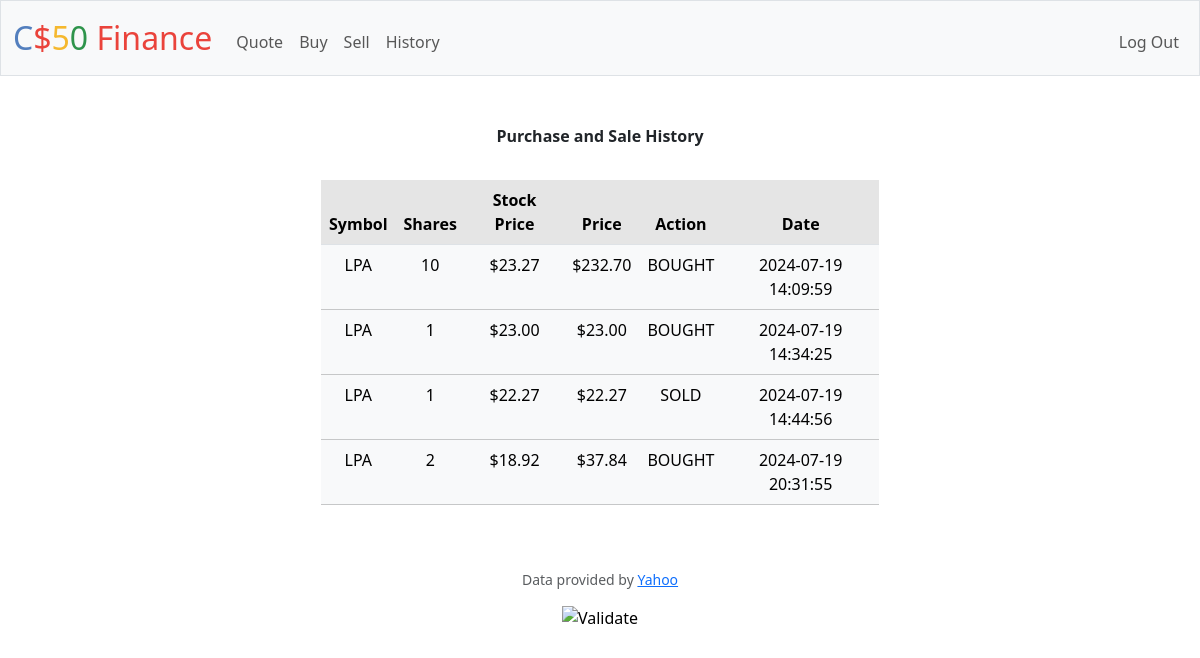
The app's page /history (signed in) with its own data.
### tables this page shows
CREATE TABLE transactions (
id INTEGER PRIMARY KEY AUTOINCREMENT NOT NULL,
user_id INTEGER NOT NULL,
symbol TEXT NOT NULL,
shares INT NOT NULL,
paid_price NUMERIC NOT NULL,
stock_price NUMERIC NOT NULL,
action TEXT NOT NULL,
time TIMESTAMP DEFAULT CURRENT_TIMESTAMP,
FOREIGN KEY (user_id) REFERENCES users (id)
);

### app.py (the view)
@app.route("/history")
@login_required
def history():
    user_id = session["user_id"]
    portfolio = db.execute("SELECT * FROM transactions WHERE user_id = ?", user_id)
    return render_template("history.html", portfolio=portfolio)

### app.py (called while the page is built)
@app.after_request
def after_request(response):
    response.headers["Cache-Control"] = "no-cache, no-store, must-revalidate"
    response.headers["Expires"] = 0
    response.headers["Pragma"] = "no-cache"
    return response

### helpers.py (called while the page is built)
def login_required(f):
    @wraps(f)
    def decorated_function(*args, **kwargs):
        if session.get("user_id") is None:
            return redirect("/login")
        return f(*args, **kwargs)
    return decorated_function

def usd(value):
    return f"${value:,.2f}"

### templates/history.html (shortened to what this page needs)
{% extends "layout.html" %}
{% block main %}
    <div class="mb-3">
        <label class="mb-3 fw-bold" for="quote">Purchase and Sale History</label>
    </div>
    <div class="table-responsive-md">
        <table class="table mx-auto w-50">
            <thead>
                <tr class="table-active">
                    <th scope="col">Symbol</th>
                    <th scope="col">Shares</th>
                    <th scope="col">Stock Price</th>
                    <th scope="col">Price</th>
                    <th scope="col">Action</th>
                    <th scope="col">Date</th>
                </tr>
            </thead>
            <tbody>
                {% for stock in portfolio %}
                <tr class="table-light">
                    <td>{{ stock["symbol"] }}</td>
                    <td>{{ stock["shares"] }}</td>
                    <td>{{ stock["stock_price"] | usd }}</td>
                    <td>{{ stock["paid_price"] | usd }}</td>
                    <td>{{ stock["action"] }}</td>
                    <td>{{ stock["time"] }}</td>
                </tr>
                {% endfor %}
            </tbody>
        </table>
    </div>
{% endblock %}

### templates/layout.html (shortened to what this page needs)
<!DOCTYPE html>
<html lang="en">
    <head>
        <link href="https://cdn.jsdelivr.net/npm/bootstrap@5.3.3/dist/css/bootstrap.min.css" rel="stylesheet">
        <link href="/static/styles.css" rel="stylesheet">
    </head>
    <body>
        <nav class="bg-light border navbar navbar-expand-md navbar-light">
            <div class="container-fluid">
                <a class="navbar-brand" href="/"><span class="blue">C</span><span class="red">$</span><span class="yellow">5</span><span class="green">0</span> <span class="red">Finance</span></a>
                <div class="collapse navbar-collapse" id="navbar">
                    {% if session["user_id"] %}
                        <ul class="navbar-nav me-auto mt-2">
                            <li class="nav-item"><a class="nav-link" href="/quote">Quote</a></li>
                            <li class="nav-item"><a class="nav-link" href="/buy">Buy</a></li>
                            <li class="nav-item"><a class="nav-link" href="/sell">Sell</a></li>
                            <li class="nav-item"><a class="nav-link" href="/history">History</a></li>
                        </ul>
                        <ul class="navbar-nav ms-auto mt-2">
                            <li class="nav-item"><a class="nav-link" href="/logout">Log Out</a></li>
                        </ul>
                    {% else %}
                        <ul class="navbar-nav ms-auto mt-2">
                            <li class="nav-item"><a class="nav-link" href="/register">Register</a></li>
                            <li class="nav-item"><a class="nav-link" href="/login">Log In</a></li>
                        </ul>
                    {% endif %}
                </div>
            </div>
        </nav>
        <main class="container py-5 text-center">
            {% block main %}{% endblock %}
        </main>
        <footer class="mb-5">
            <p class="mb-3 small text-center text-muted">
                Data provided by <a href="https://finance.yahoo.com/">Yahoo</a>
            </p>
            <form action="https://validator.w3.org/check" class="text-center" enctype="multipart/form-data" method="post" target="_blank">
                <input alt="Validate" src="/static/I_heart_validator.png" type="image">
            </form>
        </footer>
    </body>
</html>

### static/styles.css (style rules this page uses)
nav .navbar-brand { font-size: xx-large; }
nav .navbar-brand .blue { color: #537fbe; }
nav .navbar-brand .red { color: #ea433b; }
nav .navbar-brand .yellow { color: #f5b82e; }
nav .navbar-brand .green { color: #2e944b; }

### records on screen
transactions: symbol "LPA", shares "10", stock_price "$23.27", paid_price "$232.70", action "BOUGHT", time "2024-07-19 14:09:59"
transactions: symbol "LPA", shares "1", stock_price "$23.00", paid_price "$23.00", action "BOUGHT", time "2024-07-19 14:34:25"
transactions: symbol "LPA", shares "1", stock_price "$22.27", paid_price "$22.27", action "SOLD", time "2024-07-19 14:44:56"
transactions: symbol "LPA", shares "2", stock_price "$18.92", paid_price "$37.84", action "BOUGHT", time "2024-07-19 20:31:55"
